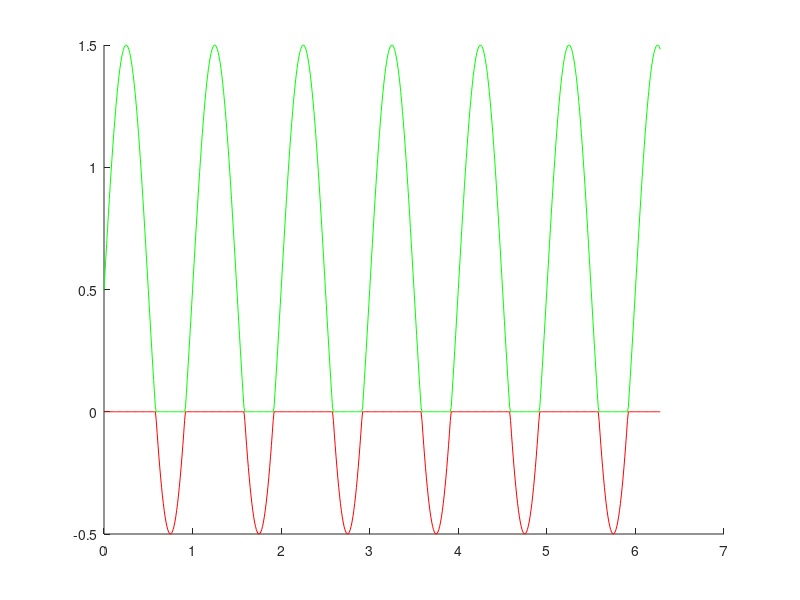

Recreate this plot in MATLAB. (Note: this script raises an error after producing the figure.)
function SineWave()
time = 0 : 0.01 : 2*pi;
fucci_phase = (sin(2*pi*time)+0.5);
fucci_green = fucci_phase;
fucci_green(fucci_green < 0) = 0;
fucci_red = fucci_phase;
fucci_red(fucci_red >= 0) = 0;
hold on;
plot(time,fucci_green,'g');
plot(time,fucci_red, 'r');
refline([0 0]);